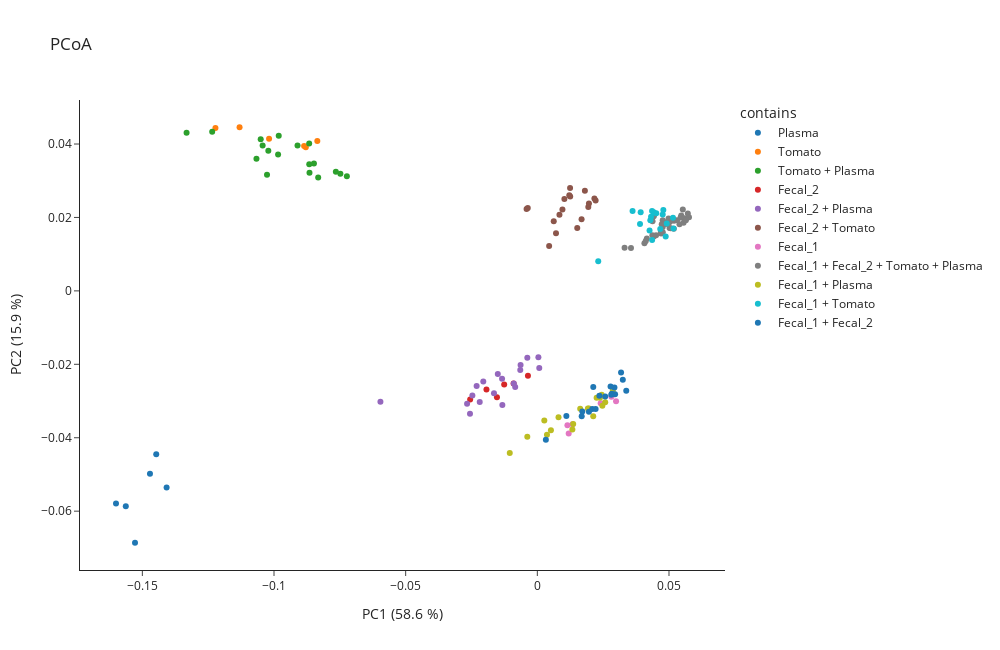

The cell this chart's notebook holds for it:
### Markdown cell above
## Plotting

We can now use the MEMO matrix to generate the PCoA of our samples

### Code cell
plot = memo.plot_pcoa_2d(
    memo_matrix=memo_matrix_filtered,
    df_metadata=df_meta,
    metric= 'braycurtis',
    filename_col = 'Filename',
    color='contains',
    norm = False,
    scaling= False,
    pc_to_plot = [1,2]
)

### Figure 1 — Plotly figure (JSON) as saved in the notebook; plotly's stock layout.template omitted (floating-point values rounded to 4 significant figures)
{"data": [{"hovertemplate": "<b>%{hovertext}</b><br><br>contains=Plasma<br>PC1 (58.6 %)=%{x}<br>PC2 (15.9 %)=%{y}<extra></extra>", "hovertext": ["QEC18_NIST_20181227102029.mzML", "QEC18_NIST_20181227182328.mzML", "QEC18_NIST.mzML", "QEC18RT_NIST_20181228191835.mzML", "QEC18RT_NIST_20181229031403.mzML", "QEC18RT_NIST.mzML"], "legendgroup": "Plasma", "marker": {"color": "#1F77B4", "symbol": "circle"}, "mode": "markers", "name": "Plasma", "orientation": "v", "showlegend": true, "type": "scatter", "x": [-0.1563, -0.16, -0.1528, -0.1471, -0.1447, -0.1408], "xaxis": "x", "y": [-0.05867, -0.0579, -0.0686, -0.04979, -0.04451, -0.05356], "yaxis": "y"}, {"hovertemplate": "<b>%{hovertext}</b><br><br>contains=Tomato<br>PC1 (58.6 %)=%{x}<br>PC2 (15.9 %)=%{y}<extra></extra>", "hovertext": ["QEC18_To_20181227204313.mzML", "QEC18_To_20181227231513.mzML", "QEC18_To.mzML", "QEC18RT_To_20181229050805.mzML", "QEC18RT_To_20181229074015.mzML", "QEC18RT_To.mzML"], "legendgroup": "Tomato", "marker": {"color": "#FF7F0E", "symbol": "circle"}, "mode": "markers", "name": "Tomato", "orientation": "v", "showlegend": true, "type": "scatter", "x": [-0.1222, -0.1019, -0.1131, -0.08856, -0.08793, -0.08356], "xaxis": "x", "y": [0.04434, 0.04146, 0.04457, 0.03945, 0.03912, 0.04082], "yaxis": "y"}, {"hovertemplate": "<b>%{hovertext}</b><br><br>contains=Tomato + Plasma<br>PC1 (58.6 %)=%{x}<br>PC2 (15.9 %)=%{y}<extra></extra>", "hovertext": ["QEC18_To-1_NIST-3_20181227172525.mzML", "QEC18_To-1_NIST-3_20181227214013.mzML", "QEC18_To-1_NIST-3.mzML", "QEC18_To-1_NIST-1_20181227111754.mzML", "QEC18_To-1_NIST-1_20181228010915.mzML", "QEC18_To-1_NIST-1.mzML", "QEC18_To-3_NIST-1_20181227074824.mzML", "QEC18_To-3_NIST-1_20181227160801.mzML", "QEC18_To-3_NIST-1.mzML", "QEC18RT_To-1_NIST-3_20181229021701.mzML", "QEC18RT_To-1_NIST-3_20181229060507.mzML", "QEC18RT_To-1_NIST-3.mzML", "QEC18RT_To-1_NIST-1_20181228201537.mzML", "QEC18RT_To-1_NIST-1_20181229093419.mzML", "QEC18RT_To-1_NIST-1.mzML", "QEC18RT_To-3_NIST-1_20181228162117.mzML", "QEC18RT_To-3_NIST-1_20181229010055.mzML", "QEC18RT_To-3_NIST-1.mzML"], "legendgroup": "Tomato + Plasma", "marker": {"color": "#2CA02C", "symbol": "circle"}, "mode": "markers", "name": "Tomato + Plasma", "orientation": "v", "showlegend": true, "type": "scatter", "x": [-0.08322, -0.1027, -0.08653, -0.1051, -0.1067, -0.1332, -0.1043, -0.1235, -0.09107, -0.07234, -0.07479, -0.07651, -0.09845, -0.08483, -0.1022, -0.08665, -0.09821, -0.08661], "xaxis": "x", "y": [0.03085, 0.0316, 0.03221, 0.04129, 0.03601, 0.04308, 0.03959, 0.04332, 0.03961, 0.03121, 0.03193, 0.03244, 0.03717, 0.0347, 0.03815, 0.04018, 0.04222, 0.03449], "yaxis": "y"}, {"hovertemplate": "<b>%{hovertext}</b><br><br>contains=Fecal_2<br>PC1 (58.6 %)=%{x}<br>PC2 (15.9 %)=%{y}<extra></extra>", "hovertext": ["QEC18_F2_20181227121553.mzML", "QEC18_F2_20181228001213.mzML", "QEC18_F2.mzML", "QEC18RT_F2_20181228211241.mzML", "QEC18RT_F2_20181229083715.mzML", "QEC18RT_F2.mzML"], "legendgroup": "Fecal_2", "marker": {"color": "#D62728", "symbol": "circle"}, "mode": "markers", "name": "Fecal_2", "orientation": "v", "showlegend": true, "type": "scatter", "x": [-0.01533, -0.02551, -0.01932, -0.003566, -0.009014, -0.01259], "xaxis": "x", "y": [-0.02899, -0.02961, -0.02685, -0.02311, -0.02523, -0.02548], "yaxis": "y"}, {"hovertemplate": "<b>%{hovertext}</b><br><br>contains=Fecal_2 + Plasma<br>PC1 (58.6 %)=%{x}<br>PC2 (15.9 %)=%{y}<extra></extra>", "hovertext": ["QEC18_F2-1_NIST-3_20181227103932.mzML", "QEC18_F2-1_NIST-3_20181227145038.mzML", "QEC18_F2-1_NIST-3.mzML", "QEC18_F2-1_NIST-1_20181227212113.mzML", "QEC18_F2-1_NIST-1_20181227233413.mzML", "QEC18_F2-1_NIST-1.mzML", "QEC18_F2-3_NIST-1_20181227162723.mzML", "QEC18_F2-3_NIST-1_20181228005015.mzML", "QEC18_F2-3_NIST-1.mzML", "QEC18RT_F2-1_NIST-3_20181228193737.mzML", "QEC18RT_F2-1_NIST-3_20181228234449.mzML", "QEC18RT_F2-1_NIST-3.mzML", "QEC18RT_F2-1_NIST-1_20181229054607.mzML", "QEC18RT_F2-1_NIST-1_20181229075915.mzML", "QEC18RT_F2-1_NIST-1.mzML", "QEC18RT_F2-3_NIST-1_20181229011957.mzML", "QEC18RT_F2-3_NIST-1_20181229091519.mzML", "QEC18RT_F2-3_NIST-1.mzML"], "legendgroup": "Fecal_2 + Plasma", "marker": {"color": "#9467BD", "symbol": "circle"}, "mode": "markers", "name": "Fecal_2 + Plasma", "orientation": "v", "showlegend": true, "type": "scatter", "x": [-0.02667, -0.02557, -0.05958, -0.02188, -0.02305, -0.01339, -0.02467, -0.01647, -0.01328, -0.02052, -0.008398, -0.01502, -0.006483, -0.003799, 0.0004022, -0.00636, 0.0007387, -0.008936], "xaxis": "x", "y": [-0.03074, -0.03349, -0.03017, -0.03025, -0.02592, -0.02393, -0.02851, -0.0279, -0.03112, -0.02465, -0.02616, -0.02261, -0.02157, -0.01821, -0.01808, -0.02019, -0.02104, -0.02523], "yaxis": "y"}, {"hovertemplate": "<b>%{hovertext}</b><br><br>contains=Fecal_2 + Tomato<br>PC1 (58.6 %)=%{x}<br>PC2 (15.9 %)=%{y}<extra></extra>", "hovertext": ["QEC18_F2-1_To-3_20181226223728.mzML", "QEC18_F2-1_To-3_20181227041925.mzML", "QEC18_F2-1_To-3.mzML", "QEC18_F2-1_To-1_20181227150959.mzML", "QEC18_F2-1_To-1_20181228014719.mzML", "QEC18_F2-1_To-1.mzML", "QEC18_F2-3_To-1_20181227082626.mzML", "QEC18_F2-3_To-1_20181227164643.mzML", "QEC18_F2-3_To-1.mzML", "QEC18RT_F2-1_To-3_20181228071021.mzML", "QEC18RT_F2-1_To-3_20181228125213.mzML", "QEC18RT_F2-1_To-3.mzML", "QEC18RT_F2-1_To-1_20181229000349.mzML", "QEC18RT_F2-1_To-1_20181229101223.mzML", "QEC18RT_F2-1_To-1.mzML", "QEC18RT_F2-3_To-1_20181228165919.mzML", "QEC18RT_F2-3_To-1_20181229013857.mzML", "QEC18RT_F2-3_To-1.mzML"], "legendgroup": "Fecal_2 + Tomato", "marker": {"color": "#8C564B", "symbol": "circle"}, "mode": "markers", "name": "Fecal_2 + Tomato", "orientation": "v", "showlegend": true, "type": "scatter", "x": [-0.003628, 0.01214, -0.004081, 0.006233, 0.00954, 0.008403, 0.01516, 0.007093, 0.004486, 0.01248, 0.01244, 0.01028, 0.0196, 0.02167, 0.01806, 0.02214, 0.01936, 0.01681], "xaxis": "x", "y": [0.02258, 0.02603, 0.02227, 0.01897, 0.02214, 0.02073, 0.0171, 0.01569, 0.01219, 0.02571, 0.02806, 0.02505, 0.02381, 0.02518, 0.02726, 0.02464, 0.02283, 0.01953], "yaxis": "y"}, {"hovertemplate": "<b>%{hovertext}</b><br><br>contains=Fecal_1<br>PC1 (58.6 %)=%{x}<br>PC2 (15.9 %)=%{y}<extra></extra>", "hovertext": ["QEC18_F1_20181227030329.mzML", "QEC18_F1_20181228032223.mzML", "QEC18_F1.mzML", "QEC18RT_F1_20181228113615.mzML", "QEC18RT_F1_20181229114729.mzML", "QEC18RT_F1.mzML"], "legendgroup": "Fecal_1", "marker": {"color": "#E377C2", "symbol": "circle"}, "mode": "markers", "name": "Fecal_1", "orientation": "v", "showlegend": true, "type": "scatter", "x": [0.01336, 0.01191, 0.01143, 0.02406, 0.0299, 0.02813], "xaxis": "x", "y": [-0.03635, -0.03884, -0.03659, -0.03062, -0.03004, -0.02882], "yaxis": "y"}, {"hovertemplate": "<b>%{hovertext}</b><br><br>contains=Fecal_1 + Fecal_2 + Tomato + Plasma<br>PC1 (58.6 %)=%{x}<br>PC2 (15.9 %)=%{y}<extra></extra>", "hovertext": ["QEC18_F1-1_F2-1_NIST-2_To-1_20181227152919.mzML", "QEC18_F1-1_F2-1_NIST-2_To-1_20181227225613.mzML", "QEC18_F1-1_F2-1_NIST-2_To-1.mzML", "QEC18_F1-1_F2-1_NIST-1_To-2_20181227113714.mzML", "QEC18_F1-1_F2-1_NIST-1_To-2_20181227184249.mzML", "QEC18_F1-1_F2-1_NIST-1_To-2.mzML", "QEC18_F1-1_F2-2_NIST-1_To-1_20181227065123.mzML", "QEC18_F1-1_F2-2_NIST-1_To-1_20181228034123.mzML", "QEC18_F1-1_F2-2_NIST-1_To-1.mzML", "QEC18_Qcmix_begin.mzML", "QEC18_Qcmix_middle.mzML", "QEC18_Qcmix_end.mzML", "QEC18_Qcmix_end_20181228041923.mzML", "QEC18RT_Qcmix_begin.mzML", "QEC18RT_Qcmix_middle.mzML", "QEC18RT_Qcmix_end.mzML", "QEC18_F1-1_F2-1_NIST-1_To-1_20181227125436.mzML", "QEC18_F1-1_F2-1_NIST-1_To-1_20181227135238.mzML", "QEC18_F1-1_F2-1_NIST-1_To-1.mzML", "QEC18_F1-2_F2-1_NIST-1_To-1_20181228020619.mzML", "QEC18_F1-2_F2-1_NIST-1_To-1_20181228022521.mzML", "QEC18_F1-2_F2-1_NIST-1_To-1.mzML", "QEC18RT_F1-1_F2-1_NIST-2_To-1_20181229002251.mzML", "QEC18RT_F1-1_F2-1_NIST-2_To-1_20181229072113.mzML", "QEC18RT_F1-1_F2-1_NIST-2_To-1.mzML", "QEC18RT_F1-1_F2-1_NIST-1_To-2_20181228203439.mzML", "QEC18RT_F1-1_F2-1_NIST-1_To-2_20181229033303.mzML", "QEC18RT_F1-1_F2-1_NIST-1_To-2.mzML", "QEC18RT_F1-1_F2-2_NIST-1_To-1_20181228152413.mzML", "QEC18RT_F1-1_F2-2_NIST-1_To-1_20181229120629.mzML", "QEC18RT_F1-1_F2-2_NIST-1_To-1.mzML", "QEC18RT_F1-1_F2-1_NIST-1_To-1_20181228215043.mzML", "QEC18RT_F1-1_F2-1_NIST-1_To-1_20181228224749.mzML", "QEC18RT_F1-1_F2-1_NIST-1_To-1.mzML", "QEC18RT_F1-2_F2-1_NIST-1_To-1_20181229103125.mzML", "QEC18RT_F1-2_F2-1_NIST-1_To-1_20181229105027.mzML", "QEC18RT_F1-2_F2-1_NIST-1_To-1.mzML"], "legendgroup": "Fecal_1 + Fecal_2 + Tomato + Plasma", "marker": {"color": "#7F7F7F", "symbol": "circle"}, "mode": "markers", "name": "Fecal_1 + Fecal_2 + Tomato + Plasma", "orientation": "v", "showlegend": true, "type": "scatter", "x": [0.04159, 0.04369, 0.04916, 0.04423, 0.04376, 0.04417, 0.04699, 0.04423, 0.0451, 0.03557, 0.04984, 0.04763, 0.04761, 0.03313, 0.05441, 0.05193, 0.04689, 0.04995, 0.04724, 0.04068, 0.04764, 0.04119, 0.05197, 0.0488, 0.05466, 0.05715, 0.05044, 0.05525, 0.0576, 0.05184, 0.05065, 0.05586, 0.05308, 0.05022, 0.05398, 0.05554, 0.05642], "xaxis": "x", "y": [0.01425, 0.01519, 0.01873, 0.02035, 0.01898, 0.02055, 0.01561, 0.01484, 0.01515, 0.01167, 0.0197, 0.01742, 0.01923, 0.01175, 0.02002, 0.01908, 0.0159, 0.01854, 0.01816, 0.01296, 0.01595, 0.0136, 0.01932, 0.01823, 0.02051, 0.02105, 0.01888, 0.02214, 0.02007, 0.01693, 0.01705, 0.01978, 0.01923, 0.01715, 0.01815, 0.01856, 0.01926], "yaxis": "y"}, {"hovertemplate": "<b>%{hovertext}</b><br><br>contains=Fecal_1 + Plasma<br>PC1 (58.6 %)=%{x}<br>PC2 (15.9 %)=%{y}<extra></extra>", "hovertext": ["QEC18_F1-1_NIST-3_20181227133316.mzML", "QEC18_F1-1_NIST-3_20181228012817.mzML", "QEC18_F1-1_NIST-3.mzML", "QEC18_F1-1_NIST-1_20181227210213.mzML", "QEC18_F1-1_NIST-1_20181227215913.mzML", "QEC18_F1-1_NIST-1.mzML", "QEC18_F1-3_NIST-1_20181227045725.mzML", "QEC18_F1-3_NIST-1_20181227170603.mzML", "QEC18_F1-3_NIST-1.mzML", "QEC18RT_F1-1_NIST-3_20181228222847.mzML", "QEC18RT_F1-1_NIST-3_20181229095321.mzML", "QEC18RT_F1-1_NIST-3.mzML", "QEC18RT_F1-1_NIST-1_20181229052705.mzML", "QEC18RT_F1-1_NIST-1_20181229062407.mzML", "QEC18RT_F1-1_NIST-1.mzML", "QEC18RT_F1-3_NIST-1_20181228133015.mzML", "QEC18RT_F1-3_NIST-1_20181229015759.mzML", "QEC18RT_F1-3_NIST-1.mzML"], "legendgroup": "Fecal_1 + Plasma", "marker": {"color": "#BCBD22", "symbol": "circle"}, "mode": "markers", "name": "Fecal_1 + Plasma", "orientation": "v", "showlegend": true, "type": "scatter", "x": [-0.00381, 0.002651, -0.01047, 0.008053, 0.005157, 0.00366, 0.02123, 0.01362, 0.01331, 0.01919, 0.02444, 0.01629, 0.0238, 0.02251, 0.0196, 0.02867, 0.02471, 0.02578], "xaxis": "x", "y": [-0.03972, -0.03532, -0.04416, -0.03443, -0.03795, -0.03921, -0.03412, -0.03623, -0.03776, -0.03205, -0.02831, -0.03207, -0.0291, -0.02913, -0.03202, -0.0272, -0.03132, -0.03031], "yaxis": "y"}, {"hovertemplate": "<b>%{hovertext}</b><br><br>contains=Fecal_1 + Tomato<br>PC1 (58.6 %)=%{x}<br>PC2 (15.9 %)=%{y}<extra></extra>", "hovertext": ["QEC18_F1-1_To-3_20181227174446.mzML", "QEC18_F1-1_To-3_20181227223713.mzML", "QEC18_F1-1_To-3.mzML", "QEC18_F1-1_To-1_20181227043825.mzML", "QEC18_F1-1_To-1_20181227123513.mzML", "QEC18_F1-1_To-1.mzML", "QEC18_F1-3_To-1_20181228003115.mzML", "QEC18_F1-3_To-1_20181228024423.mzML", "QEC18_F1-3_To-1.mzML", "QEC18RT_F1-1_To-3_20181229023601.mzML", "QEC18RT_F1-1_To-3_20181229070211.mzML", "QEC18RT_F1-1_To-3.mzML", "QEC18RT_F1-1_To-1_20181228131115.mzML", "QEC18RT_F1-1_To-1_20181228213143.mzML", "QEC18RT_F1-1_To-1.mzML", "QEC18RT_F1-3_To-1_20181229085617.mzML", "QEC18RT_F1-3_To-1_20181229110929.mzML", "QEC18RT_F1-3_To-1.mzML"], "legendgroup": "Fecal_1 + Tomato", "marker": {"color": "#17BECF", "symbol": "circle"}, "mode": "markers", "name": "Fecal_1 + Tomato", "orientation": "v", "showlegend": true, "type": "scatter", "x": [0.03617, 0.03924, 0.02313, 0.04319, 0.039, 0.04515, 0.04359, 0.04261, 0.04668, 0.04422, 0.04357, 0.04786, 0.04761, 0.05152, 0.04291, 0.05172, 0.04875, 0.04915], "xaxis": "x", "y": [0.02174, 0.02141, 0.008058, 0.02016, 0.01819, 0.02118, 0.01385, 0.01642, 0.01685, 0.0214, 0.02178, 0.02201, 0.0208, 0.01995, 0.01924, 0.01696, 0.01484, 0.01836], "yaxis": "y"}, {"hovertemplate": "<b>%{hovertext}</b><br><br>contains=Fecal_1 + Fecal_2<br>PC1 (58.6 %)=%{x}<br>PC2 (15.9 %)=%{y}<extra></extra>", "hovertext": ["QEC18_F1-1_F2-3_20181227012831.mzML", "QEC18_F1-1_F2-3_20181227071023.mzML", "QEC18_F1-1_F2-3.mzML", "QEC18_F1-1_F2-1_20181227084526.mzML", "QEC18_F1-1_F2-1_20181227143118.mzML", "QEC18_F1-1_F2-1.mzML", "QEC18_F1-3_F2-1_20181227131356.mzML", "QEC18_F1-3_F2-1_20181227190209.mzML", "QEC18_F1-3_F2-1.mzML", "QEC18RT_F1-1_F2-3_20181228100117.mzML", "QEC18RT_F1-1_F2-3_20181228154315.mzML", "QEC18RT_F1-1_F2-3.mzML", "QEC18RT_F1-1_F2-1_20181228171821.mzML", "QEC18RT_F1-1_F2-1_20181228232549.mzML", "QEC18RT_F1-1_F2-1.mzML", "QEC18RT_F1-3_F2-1_20181228220945.mzML", "QEC18RT_F1-3_F2-1_20181229035205.mzML", "QEC18RT_F1-3_F2-1.mzML"], "legendgroup": "Fecal_1 + Fecal_2", "marker": {"color": "#1F77B4", "symbol": "circle"}, "mode": "markers", "name": "Fecal_1 + Fecal_2", "orientation": "v", "showlegend": true, "type": "scatter", "x": [0.02124, 0.02357, 0.0171, 0.0196, 0.01102, 0.003242, 0.02086, 0.01685, 0.02213, 0.0318, 0.03246, 0.02781, 0.02929, 0.02829, 0.02808, 0.03377, 0.02953, 0.02577], "xaxis": "x", "y": [-0.0262, -0.0286, -0.03284, -0.03293, -0.03407, -0.04056, -0.03215, -0.03416, -0.03219, -0.02222, -0.0242, -0.02603, -0.02634, -0.02801, -0.02831, -0.02718, -0.02818, -0.02877], "yaxis": "y"}], "layout": {"height": 650, "legend": {"title": {"text": "contains"}, "tracegroupgap": 0}, "title": {"text": "PCoA"}, "width": 1000, "xaxis": {"anchor": "y", "domain": [0, 1], "title": {"text": "PC1 (58.6 %)"}}, "yaxis": {"anchor": "x", "domain": [0, 1], "title": {"text": "PC2 (15.9 %)"}}}}
